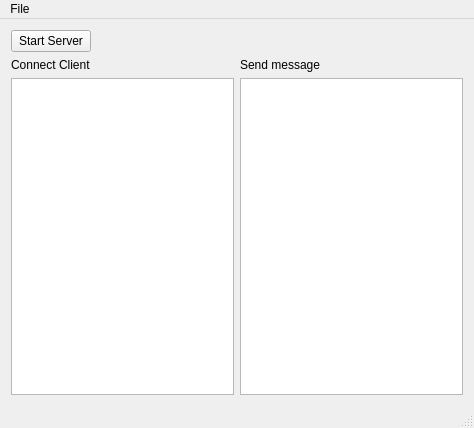
<?xml version="1.0" encoding="UTF-8"?>
<ui version="4.0">
 <class>MainWindow</class>
 <widget class="QMainWindow" name="MainWindow">
  <property name="geometry">
   <rect>
    <x>0</x>
    <y>0</y>
    <width>474</width>
    <height>428</height>
   </rect>
  </property>
  <property name="windowTitle">
   <string>Server</string>
  </property>
  <widget class="QWidget" name="centralWidget">
   <layout class="QGridLayout" name="gridLayout_2">
    <item row="0" column="0">
     <layout class="QGridLayout" name="gridLayout">
      <item row="0" column="0">
       <layout class="QHBoxLayout" name="horizontalLayout">
        <item>
         <widget class="QPushButton" name="pushButton">
          <property name="text">
           <string>Start Server</string>
          </property>
         </widget>
        </item>
        <item>
         <spacer name="horizontalSpacer">
          <property name="orientation">
           <enum>Qt::Horizontal</enum>
          </property>
          <property name="sizeHint" stdset="0">
           <size>
            <width>40</width>
            <height>20</height>
           </size>
          </property>
         </spacer>
        </item>
       </layout>
      </item>
      <item row="1" column="0">
       <layout class="QHBoxLayout" name="horizontalLayout_2">
        <item>
         <widget class="QLabel" name="label">
          <property name="text">
           <string>Connect Client</string>
          </property>
         </widget>
        </item>
        <item>
         <widget class="QLabel" name="label_2">
          <property name="text">
           <string>Send message</string>
          </property>
         </widget>
        </item>
       </layout>
      </item>
      <item row="2" column="0">
       <layout class="QHBoxLayout" name="horizontalLayout_3">
        <item>
         <widget class="QPlainTextEdit" name="plainTextEdit"/>
        </item>
        <item>
         <widget class="QPlainTextEdit" name="plainTextEdit_2"/>
        </item>
       </layout>
      </item>
     </layout>
    </item>
   </layout>
  </widget>
  <widget class="QMenuBar" name="menuBar">
   <property name="geometry">
    <rect>
     <x>0</x>
     <y>0</y>
     <width>474</width>
     <height>25</height>
    </rect>
   </property>
   <widget class="QMenu" name="menuFILE">
    <property name="title">
     <string>File</string>
    </property>
    <addaction name="actionExit"/>
   </widget>
   <addaction name="menuFILE"/>
  </widget>
  <widget class="QStatusBar" name="statusBar"/>
  <action name="actionExit">
   <property name="text">
    <string>Exit</string>
   </property>
  </action>
 </widget>
 <layoutdefault spacing="6" margin="11"/>
 <resources/>
 <connections>
  <connection>
   <sender>actionExit</sender>
   <signal>triggered()</signal>
   <receiver>MainWindow</receiver>
   <slot>close()</slot>
   <hints>
    <hint type="sourcelabel">
     <x>-1</x>
     <y>-1</y>
    </hint>
    <hint type="destinationlabel">
     <x>199</x>
     <y>149</y>
    </hint>
   </hints>
  </connection>
 </connections>
</ui>
